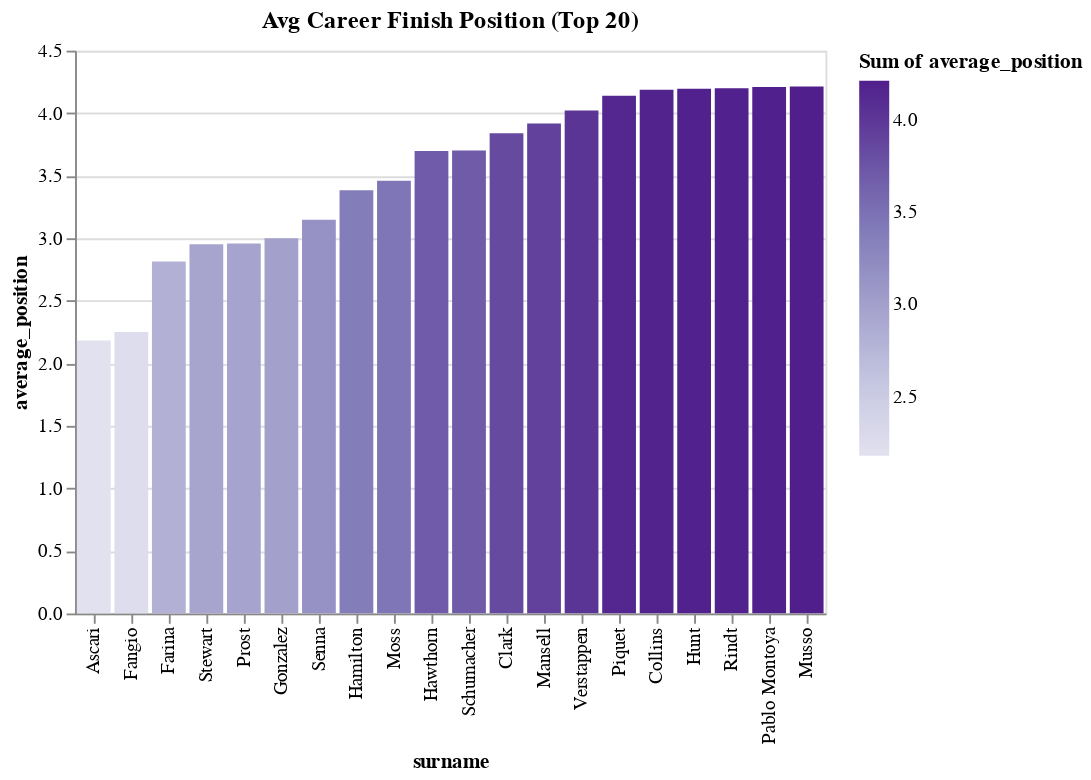

The notebook cell saved with this chart:
### Code cell
DeepnoteChart(df_9, """{"layer":[{"layer":[{"mark":{"clip":true,"type":"bar","tooltip":true},"encoding":{"x":{"sort":null,"type":"nominal","field":"surname","scale":{"type":"linear"}},"y":{"sort":null,"type":"quantitative","field":"average_position","scale":{"type":"linear"},"format":{"type":"default","decimals":0},"formatType":"numberFormatFromNumberType"},"color":{"sort":null,"type":"quantitative","field":"average_position","scale":{"scheme":"purples"},"aggregate":"sum"}}}]}],"title":"Avg Career Finish Position (Top 20)","config":{"legend":{}},"$schema":"https://vega.github.io/schema/vega-lite/v5.json","encoding":{}}""")

### Figure 1 — Vega-Lite specification as saved in the notebook (floating-point values rounded to 4 significant figures)
{"layer": [{"layer": [{"mark": {"clip": true, "type": "bar", "tooltip": true}, "encoding": {"x": {"sort": null, "type": "nominal", "field": "surname", "scale": {"type": "linear"}}, "y": {"sort": null, "type": "quantitative", "field": "average_position", "scale": {"type": "linear"}, "format": {"type": "default", "decimals": 0}, "formatType": "numberFormatFromNumberType"}, "color": {"sort": null, "type": "quantitative", "field": "average_position", "scale": {"scheme": "purples"}, "aggregate": "sum"}}}]}], "title": "Avg Career Finish Position (Top 20)", "config": {"legend": {}}, "$schema": "https://vega.github.io/schema/vega-lite/v5.json", "encoding": {}, "data": {"values": [{"driverID": 647, "average_position": 2.182, "total_races": 36, "surname": "Ascari", "forename": "Alberto"}, {"driverID": 579, "average_position": 2.25, "total_races": 58, "surname": "Fangio", "forename": "Juan"}, {"driverID": 642, "average_position": 2.815, "total_races": 37, "surname": "Farina", "forename": "Nino"}, {"driverID": 328, "average_position": 2.952, "total_races": 100, "surname": "Stewart", "forename": "Jackie"}, {"driverID": 117, "average_position": 2.958, "total_races": 202, "surname": "Prost", "forename": "Alain"}, {"driverID": 498, "average_position": 3, "total_races": 29, "surname": "Gonzalez", "forename": "Jose Froilan"}, {"driverID": 102, "average_position": 3.148, "total_races": 162, "surname": "Senna", "forename": "Ayrton"}, {"driverID": 1, "average_position": 3.384, "total_races": 310, "surname": "Hamilton", "forename": "Lewis"}, {"driverID": 475, "average_position": 3.459, "total_races": 73, "surname": "Moss", "forename": "Stirling"}, {"driverID": 578, "average_position": 3.697, "total_races": 48, "surname": "Hawthorn", "forename": "Mike"}, {"driverID": 30, "average_position": 3.701, "total_races": 308, "surname": "Schumacher", "forename": "Michael"}, {"driverID": 373, "average_position": 3.84, "total_races": 73, "surname": "Clark", "forename": "Jim"}, {"driverID": 95, "average_position": 3.918, "total_races": 192, "surname": "Mansell", "forename": "Nigel"}, {"driverID": 830, "average_position": 4.022, "total_races": 163, "surname": "Verstappen", "forename": "Max"}, {"driverID": 137, "average_position": 4.139, "total_races": 207, "surname": "Piquet", "forename": "Nelson"}, {"driverID": 581, "average_position": 4.188, "total_races": 37, "surname": "Collins", "forename": "Peter"}, {"driverID": 231, "average_position": 4.196, "total_races": 93, "surname": "Hunt", "forename": "James"}, {"driverID": 358, "average_position": 4.2, "total_races": 62, "surname": "Rindt", "forename": "Jochen"}, {"driverID": 31, "average_position": 4.21, "total_races": 95, "surname": "Pablo Montoya", "forename": "Juan"}, {"driverID": 577, "average_position": 4.214, "total_races": 26, "surname": "Musso", "forename": "Luigi"}]}}
